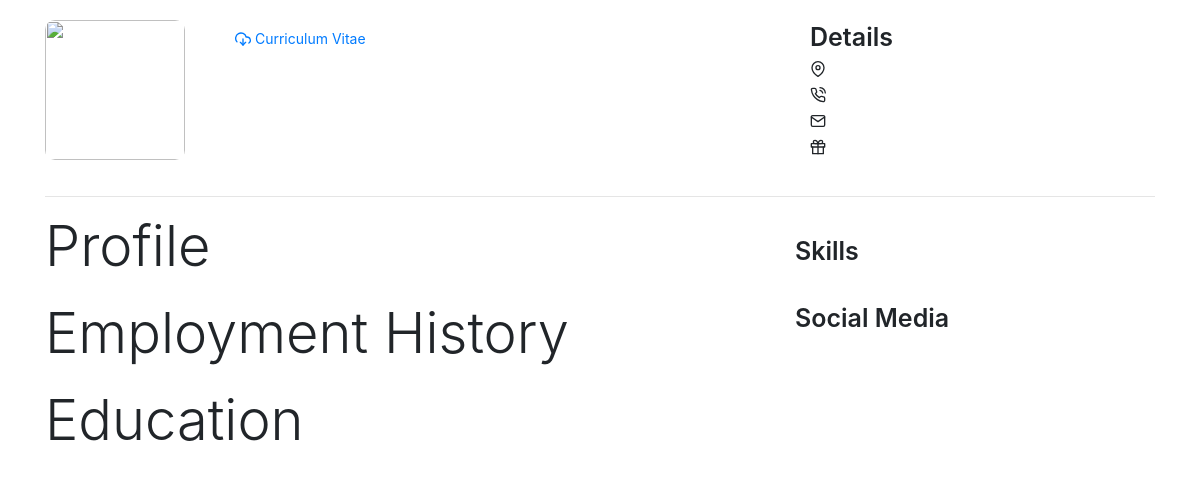
Page /preview.php?id=26 on the earlier database version.
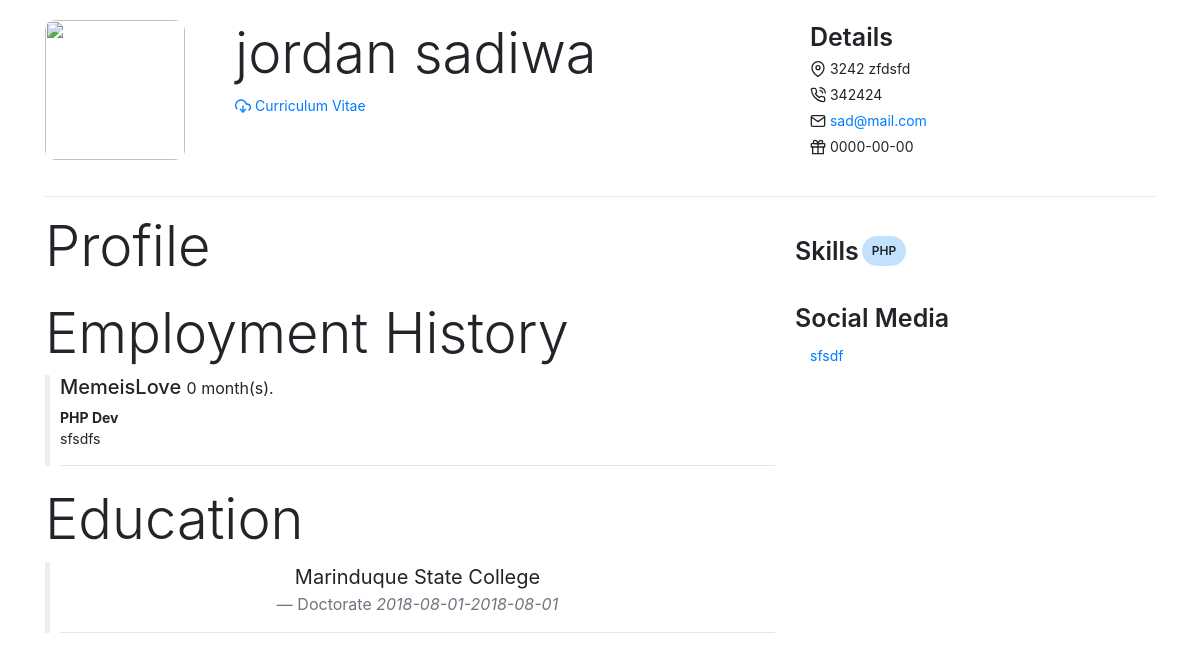
Same page on the later database version.
### tables this page shows
CREATE TABLE `userinfo` (
  `id` int(11) NOT NULL,
  `firstname` varchar(255) NOT NULL,
  `lastname` varchar(255) NOT NULL,
  `middlename` varchar(255) NOT NULL,
  `dob` date NOT NULL,
  `address` varchar(255) NOT NULL,
  `mobile` int(11) NOT NULL,
  `nationality` varchar(255) NOT NULL,
  `skill_ids` varchar(255) NOT NULL,
  `industry_ids` varchar(255) NOT NULL,
  `resume` varchar(255) DEFAULT NULL,
  `photo` varchar(255) DEFAULT NULL,
  `email` varchar(255) NOT NULL,
  `userid` int(11) NOT NULL,
  `social_ids` varchar(255) NOT NULL,
  `gender` varchar(255) NOT NULL,
  `completed` int(11) NOT NULL DEFAULT '0',
  `position` varchar(255) DEFAULT NULL,
  `intro` longtext
);

CREATE TABLE `emp_history` (
  `id` int(11) NOT NULL,
  `companyid` int(11) NOT NULL DEFAULT '0',
  `companyname` varchar(255) NOT NULL,
  `startdate` date NOT NULL,
  `enddate` date NOT NULL,
  `jobrole` longtext NOT NULL,
  `jobdesc` longtext NOT NULL,
  `userid` int(11) NOT NULL
);

CREATE TABLE `education` (
  `id` int(11) NOT NULL,
  `school` varchar(255) NOT NULL,
  `level` varchar(255) NOT NULL,
  `datestart` date NOT NULL,
  `dateend` date NOT NULL,
  `userid` int(11) NOT NULL
);

CREATE TABLE `skill` (
  `id` int(11) NOT NULL,
  `name` varchar(255) NOT NULL,
  `level` int(11) NOT NULL,
  `userid` int(11) NOT NULL
);

CREATE TABLE `socialmedia` (
  `id` int(11) NOT NULL,
  `name` varchar(255) NOT NULL,
  `link` varchar(255) NOT NULL,
  `userid` int(11) NOT NULL
);

### model.php (called while the page is built, shortened)
<?php
class Model {
	protected $db;
	public function __construct(){
		include_once "config.php";
		$this->db = $db;
	}
	public function getUserById($id) {
		return  $this->db->query("
					SELECT *
					FROM userinfo
					WHERE userid = ".$id."
					LIMIT 1
					")->fetch(PDO::FETCH_ASSOC);
	}
	public function getSocialMediaByUserId($id){
		return $this->db->query("
				SELECT *
				FROM socialmedia
				WHERE userid =".$id)->fetchAll(PDO::FETCH_ASSOC);
	}
	public function getSkillsByUserId($id){
		return $this->db->query("
				SELECT *
				FROM skill
				WHERE userid =".$id)->fetchAll(PDO::FETCH_ASSOC);
	}
	public function getEducationByUserId($id){
		return $this->db->query("
				SELECT *
				FROM education
				WHERE userid =".$id)->fetchAll(PDO::FETCH_ASSOC);
	}
	public function getEmploymentHistoryByUserId($id) {
		$record =  $this->db->query("
				SELECT *
				FROM emp_history
				WHERE userid =".$id)->fetchAll(PDO::FETCH_ASSOC);
		foreach($record as $idx => $r){
			$startdate = new DateTime($r['startdate']);
			$enddate = new DateTime($r['enddate']);
			$interval = $startdate->diff($enddate);
			$interval->format('%m months');
			$expText = "";
			if($interval->y > 0){
				$expText = $interval->y." year(s)";
				if($interval->m > 0){
					$expText.= " and ".$interval->m." month(s).";
				}
			} else {
				$expText = $interval->m." month(s).";
			}
			$record[$idx]['interval'] = $expText;
		}
		return $record;
	}
}

### preview.php (the view, shortened to what this page needs)
<?php include_once "model.php"; ?>
<?php $model = new Model();
  $employment = $model->getEmploymentHistoryByUserId($_GET['id']);
  $education = $model->getEducationByUserId($_GET['id']);
  $skills = $model->getSkillsByUserId($_GET['id']);
  $social = $model->getSocialMediaByUserId($_GET['id']);
  $personal = $model->getUserById($_GET['id']);
?>
<!doctype html>
<html lang="en">
  <head>
    <link href="bootstrap-4.0.0/dist/css/bootstrap.min.css" rel="stylesheet">
    <link href="css/dashboard.css" rel="stylesheet"/>
</head>
    <div class="container">
      <div class="row ">
          <div class="col left">
            <div class="row personal">
              <div class="col-3">
                <img id="photo" src="uploads/<?=$_GET['id']."/".$personal['photo'];?>"/>
              </div>
              <div class="col me">
                <h1 class="display-4"><?= $personal['firstname'] ." " . $personal['lastname']; ?></h1>
                <a href="uploads/<?=$_GET['id']."/".$personal['resume'];?>"><span data-feather="download-cloud"></span> Curriculum Vitae</a>
              </div>
            </div>
          </div>
          <div class="col-4 right address">
              <label >Details</label>
                <address><span data-feather="map-pin"></span>
                 <?= $personal['address']; ?></address>
              <p><span data-feather="phone-call"></span> <?= $personal['mobile']; ?></p>
              <p>
                <span data-feather="mail"></span> <a href=" "><?= $personal['email']; ?></a>
              </p>
              <p><span data-feather="gift"></span> <?= $personal['dob']; ?></p>
          </div>
      </div>
      <hr>
      <div class="row">
        <div class="col left">
          <h5  class="display-4">Profile</h5>
          <h5  class="display-4">Employment History</h5>
          <div class="borderp">
            <?php foreach($employment as $idx => $e): ?>
              <h5 class="display-8"><?= $e['companyname']; ?> <small><?= $e['interval']; ?></small></h5>
              <b><?= $e['jobrole']; ?></b>
              <p><?= $e['jobdesc']; ?></p>
              <hr>
            <?php endforeach; ?>
          </div>
          <h5  class="display-4">Education</h5>
          <div class="borderp">
            <?php foreach($education as $idx => $e): ?>
              <blockquote class="blockquote text-center">
              <p class="mb-0"><?= $e['school']; ?></p>
              <footer class="blockquote-footer"><?= $e['level']; ?> <cite title="Source Title"><?= $e['datestart']; ?>-<?= $e['dateend']; ?></cite></footer>
            </blockquote>
              <hr>
            <?php endforeach; ?>
          </div>
        </div>
        <div class="col-4 right">
          <div class="row">
              <label >Skills</label>
            <div id="allskills">
              <?php foreach($skills as $idx => $e): ?>
                <p class="li"><?= $e['name']; ?><span class="rate <?= $e['level']; ?>"></span></p>
              <?php endforeach ?>
            </div>
          </div>
          <br>
          <div class="row">
            <label>Social Media</label>
            <br>
            <div class="col-12 soc">
              <ul id="social">
              <?php foreach($social as $idx => $e): ?>
                <li class=""><span data-feather="<?= $e['name']; ?>"></span>
                  <a href="<?= $e['link']; ?>"><?= $e['link']; ?></a>
                </li>
              <?php endforeach ?>
            </ul>
            </div>
          </div>
        </div>
      </div>
    </div>
  </body>
</html>

Differences in the rows shown:
added userinfo: firstname "jordan", lastname "sadiwa", address "3242 zfdsfd", mobile "342424", email "sad@mail.com", dob "0000-00-00"
added emp_history: companyname "MemeisLove", interval "0 month(s).", jobrole "PHP Dev", jobdesc "sfsdfs"
added education: school "Marinduque State College", level "Doctorate", datestart "2018-08-01", dateend "2018-08-01"
added skill: name "PHP"
added socialmedia: link "sfsdf"
